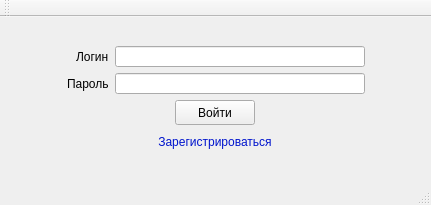
<?xml version="1.0" encoding="UTF-8"?>
<ui version="4.0">
 <class>LoginWindow</class>
 <widget class="QMainWindow" name="LoginWindow">
  <property name="geometry">
   <rect>
    <x>0</x>
    <y>0</y>
    <width>431</width>
    <height>205</height>
   </rect>
  </property>
  <property name="sizePolicy">
   <sizepolicy hsizetype="Fixed" vsizetype="Preferred">
    <horstretch>0</horstretch>
    <verstretch>0</verstretch>
   </sizepolicy>
  </property>
  <property name="minimumSize">
   <size>
    <width>0</width>
    <height>0</height>
   </size>
  </property>
  <property name="maximumSize">
   <size>
    <width>999999</width>
    <height>9999999</height>
   </size>
  </property>
  <property name="windowTitle">
   <string>MainWindow</string>
  </property>
  <property name="layoutDirection">
   <enum>Qt::LeftToRight</enum>
  </property>
  <widget class="QWidget" name="centralWidget">
   <layout class="QVBoxLayout" name="verticalLayout_6">
    <item>
     <spacer name="verticalSpacer">
      <property name="orientation">
       <enum>Qt::Vertical</enum>
      </property>
      <property name="sizeHint" stdset="0">
       <size>
        <width>20</width>
        <height>40</height>
       </size>
      </property>
     </spacer>
    </item>
    <item>
     <layout class="QGridLayout" name="gridLayout_2">
      <item row="1" column="1" alignment="Qt::AlignRight">
       <widget class="QLabel" name="label_password">
        <property name="text">
         <string>Пароль</string>
        </property>
       </widget>
      </item>
      <item row="1" column="2">
       <widget class="QLineEdit" name="lineEdit_Password">
        <property name="minimumSize">
         <size>
          <width>250</width>
          <height>21</height>
         </size>
        </property>
        <property name="maximumSize">
         <size>
          <width>250</width>
          <height>21</height>
         </size>
        </property>
       </widget>
      </item>
      <item row="0" column="1" alignment="Qt::AlignRight">
       <widget class="QLabel" name="label_login">
        <property name="text">
         <string>Логин</string>
        </property>
       </widget>
      </item>
      <item row="0" column="2">
       <widget class="QLineEdit" name="lineEdit_Login">
        <property name="minimumSize">
         <size>
          <width>250</width>
          <height>21</height>
         </size>
        </property>
        <property name="maximumSize">
         <size>
          <width>250</width>
          <height>21</height>
         </size>
        </property>
       </widget>
      </item>
      <item row="1" column="3">
       <spacer name="horizontalSpacer">
        <property name="orientation">
         <enum>Qt::Horizontal</enum>
        </property>
        <property name="sizeHint" stdset="0">
         <size>
          <width>40</width>
          <height>20</height>
         </size>
        </property>
       </spacer>
      </item>
      <item row="0" column="3">
       <spacer name="horizontalSpacer_2">
        <property name="orientation">
         <enum>Qt::Horizontal</enum>
        </property>
        <property name="sizeHint" stdset="0">
         <size>
          <width>40</width>
          <height>20</height>
         </size>
        </property>
       </spacer>
      </item>
      <item row="0" column="0">
       <spacer name="horizontalSpacer_3">
        <property name="orientation">
         <enum>Qt::Horizontal</enum>
        </property>
        <property name="sizeHint" stdset="0">
         <size>
          <width>40</width>
          <height>20</height>
         </size>
        </property>
       </spacer>
      </item>
      <item row="1" column="0">
       <spacer name="horizontalSpacer_4">
        <property name="orientation">
         <enum>Qt::Horizontal</enum>
        </property>
        <property name="sizeHint" stdset="0">
         <size>
          <width>40</width>
          <height>20</height>
         </size>
        </property>
       </spacer>
      </item>
     </layout>
    </item>
    <item>
     <layout class="QVBoxLayout" name="verticalLayout_3">
      <item alignment="Qt::AlignHCenter">
       <widget class="QPushButton" name="Button_Login">
        <property name="minimumSize">
         <size>
          <width>80</width>
          <height>25</height>
         </size>
        </property>
        <property name="maximumSize">
         <size>
          <width>80</width>
          <height>16777215</height>
         </size>
        </property>
        <property name="cursor">
         <cursorShape>PointingHandCursor</cursorShape>
        </property>
        <property name="text">
         <string>Войти</string>
        </property>
        <property name="default">
         <bool>false</bool>
        </property>
        <property name="flat">
         <bool>false</bool>
        </property>
       </widget>
      </item>
      <item alignment="Qt::AlignHCenter">
       <widget class="QPushButton" name="Button_Registration">
        <property name="maximumSize">
         <size>
          <width>99999</width>
          <height>25</height>
         </size>
        </property>
        <property name="cursor">
         <cursorShape>PointingHandCursor</cursorShape>
        </property>
        <property name="mouseTracking">
         <bool>false</bool>
        </property>
        <property name="focusPolicy">
         <enum>Qt::ClickFocus</enum>
        </property>
        <property name="autoFillBackground">
         <bool>true</bool>
        </property>
        <property name="styleSheet">
         <string notr="true">color:rgb(0, 20, 205);
</string>
        </property>
        <property name="text">
         <string>Зарегистрироваться</string>
        </property>
        <property name="autoDefault">
         <bool>false</bool>
        </property>
        <property name="flat">
         <bool>true</bool>
        </property>
       </widget>
      </item>
     </layout>
    </item>
    <item>
     <spacer name="verticalSpacer_2">
      <property name="orientation">
       <enum>Qt::Vertical</enum>
      </property>
      <property name="sizeHint" stdset="0">
       <size>
        <width>20</width>
        <height>40</height>
       </size>
      </property>
     </spacer>
    </item>
   </layout>
  </widget>
  <widget class="QToolBar" name="mainToolBar">
   <attribute name="toolBarArea">
    <enum>TopToolBarArea</enum>
   </attribute>
   <attribute name="toolBarBreak">
    <bool>false</bool>
   </attribute>
  </widget>
  <widget class="QStatusBar" name="statusBar"/>
 </widget>
 <layoutdefault spacing="6" margin="11"/>
 <resources/>
 <connections/>
</ui>
